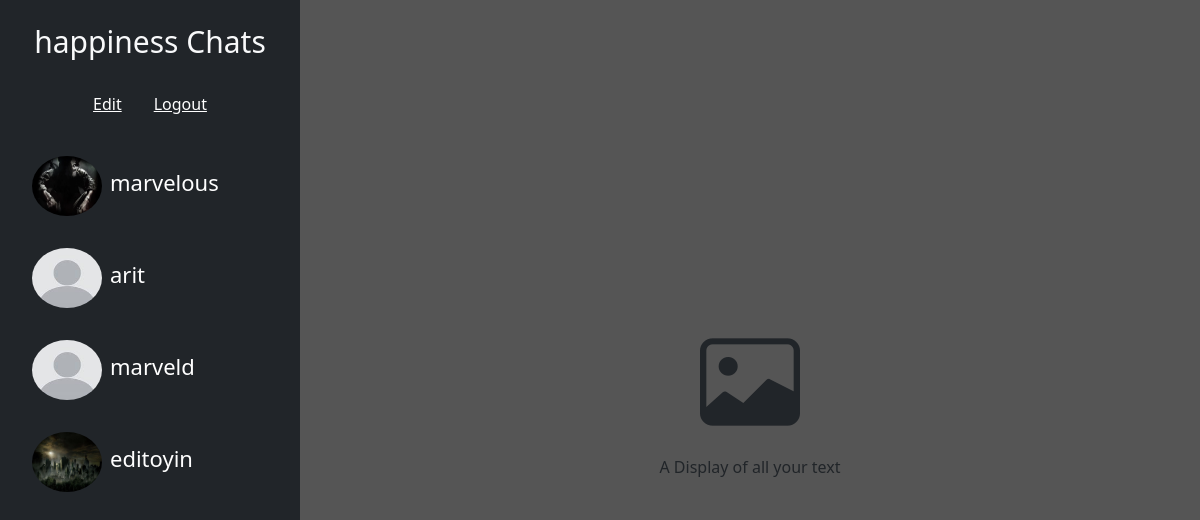
The page / (signed in) on the database its author committed.
### chat/models.py (models this page shows, shortened)
class Profile(models.Model):
    user = models.OneToOneField(User,on_delete=models.CASCADE, blank = True, null = True)
    name = models.CharField(max_length=120, blank = True, null = True)
    profile_pic = models.ImageField( default='images.jpeg' ,upload_to='profiles', blank = True, null = True)
    bio = models.TextField(blank = True, null = True)
    email = models.EmailField(blank = True, null = True)
    isonline = models.BooleanField(default=False, null = True)
    id = models.UUIDField(default= uuid.uuid4, editable= False, unique=True, primary_key=True)

### chat/views.py (the view)
# urls.py: path('', Profilelist.as_view(), name= 'homeview'),
class Profilelist(LoginRequiredMixin, ListView):
    model = Profile
    context_object_name = 'profiles'
    template_name = 'chat/chatpage.html'
    def get_context_data(self, **kwargs):
        context = super().get_context_data(**kwargs)
        context['profiles'] = context['profiles'].exclude(user = self.request.user)
        return context

### chat/templates/chat/chatpage.html (shortened to what this page needs)
<!DOCTYPE html>
{% load static %}
<html lang="en" class="h-100">
<head>
    <link rel="stylesheet" href='{% static "css/bootstrap.min.css" %}'>
    <link rel="stylesheet" href="https://cdn.jsdelivr.net/npm/bootstrap-icons@1.10.5/font/bootstrap-icons.css">
</head>
<body class="h-100 bg-secondary " >
   <div class="h-100 m-0 w-100">
       <div class=" h-100  d1">
          <div class="scroll-container bg-dark p-4  d3" style="overflow: auto; " >
            <div class="d-block w-100 mb-4">
                <h1 class="mb-3 d-flex justify-content-center text-light" style="font-size: 30px;">{{request.user.username}} Chats</h1>
                <div class="d-flex justify-content-center">
                    <a class="d-flex justify-content-center mt-3 me-3" href="{% url 'Edit' request.user.profile.id %}">Edit </a>
                    <a class="d-flex justify-content-end mt-3 ms-3"  href="{% url 'Logout' %}">Logout</a>
                </div>
            </div>
            <div class="d-block" >
                {% for profile in profiles %}
                <a href="{% url 'Profile' profile.id %}" class="display-6 text-decoration-none">
                <div class="d-flex border-black hover">
                    <img src="{{profile.profile_pic.url}}" alt="" class="img-fluid rounded-circle mx-2 mb-3 mt-3" style="height:60px;width:70px; ">
                    <div class="d-flex align-items-center">
                        <h2 class="display-6 " style="font-size:22px" >{{profile.user.username}}</h2>
                    </div>
                </div>
            </a>
                {% endfor %}
            </div>
          </div >
        <div class=' justify-content-center align-items-center w-75 d2' >
            <div class="d-block text-center">
                <i class="bi bi-image " style="font-size: 100px;;"></i>
                <p>A Display of all your text</p>
            </div>
        </div>
       </div>
   </div>
</body>
</html>

### chat/templates/chat/chatpage.html (style rules this page uses)
.scroll-container { scrollbar-width: thin; scrollbar-color:black }
.d1 { display:flex; }
.d2 { display:flex; background-color: #555555 }
.d3 { width:25%; }
a { color: white; }

### rows shown on the page
Profile: profile_pic (picture), user.username "marvelous"
Profile: profile_pic (picture), user.username "arit"
Profile: profile_pic (picture), user.username "marveld"
Profile: profile_pic (picture), user.username "editoyin"

### other values the page prints
{{ request.user.username }} "happiness"
